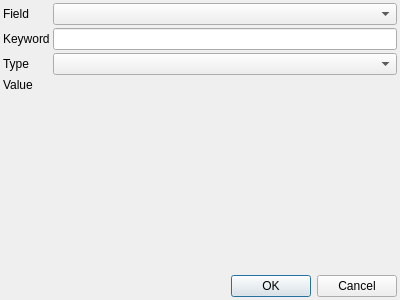
<ui version="4.0" >
 <class>NewKeyword</class>
 <widget class="QDialog" name="NewKeyword" >
  <property name="geometry" >
   <rect>
    <x>0</x>
    <y>0</y>
    <width>400</width>
    <height>300</height>
   </rect>
  </property>
  <property name="windowTitle" >
   <string>New Keyword</string>
  </property>
  <layout class="QGridLayout" >
   <property name="margin" >
    <number>3</number>
   </property>
   <property name="spacing" >
    <number>3</number>
   </property>
   <item row="1" column="0" >
    <widget class="QLabel" name="label" >
     <property name="text" >
      <string>Keyword</string>
     </property>
    </widget>
   </item>
   <item row="1" column="1" >
    <widget class="QLineEdit" name="nameEdit" />
   </item>
   <item row="2" column="0" >
    <widget class="QLabel" name="label_2" >
     <property name="text" >
      <string>Type</string>
     </property>
    </widget>
   </item>
   <item row="2" column="1" >
    <widget class="QComboBox" name="typeChooser" />
   </item>
   <item row="3" column="0" >
    <widget class="QLabel" name="label_3" >
     <property name="text" >
      <string>Value</string>
     </property>
    </widget>
   </item>
   <item row="4" column="0" >
    <spacer>
     <property name="orientation" >
      <enum>Qt::Vertical</enum>
     </property>
     <property name="sizeHint" >
      <size>
       <width>20</width>
       <height>161</height>
      </size>
     </property>
    </spacer>
   </item>
   <item row="5" column="0" colspan="2" >
    <widget class="QDialogButtonBox" name="buttonBox" >
     <property name="orientation" >
      <enum>Qt::Horizontal</enum>
     </property>
     <property name="standardButtons" >
      <set>QDialogButtonBox::Cancel|QDialogButtonBox::NoButton|QDialogButtonBox::Ok</set>
     </property>
    </widget>
   </item>
   <item row="0" column="0" >
    <widget class="QLabel" name="fieldLabel" >
     <property name="text" >
      <string>Field</string>
     </property>
    </widget>
   </item>
   <item row="0" column="1" >
    <widget class="QComboBox" name="fieldChooser" />
   </item>
   <item rowspan="2" row="3" column="1" >
    <widget class="QFrame" name="valueFrame" >
     <property name="frameShape" >
      <enum>QFrame::NoFrame</enum>
     </property>
     <property name="frameShadow" >
      <enum>QFrame::Plain</enum>
     </property>
     <property name="lineWidth" >
      <number>0</number>
     </property>
    </widget>
   </item>
  </layout>
 </widget>
 <resources/>
 <connections>
  <connection>
   <sender>buttonBox</sender>
   <signal>accepted()</signal>
   <receiver>NewKeyword</receiver>
   <slot>accept()</slot>
   <hints>
    <hint type="sourcelabel" >
     <x>248</x>
     <y>254</y>
    </hint>
    <hint type="destinationlabel" >
     <x>157</x>
     <y>274</y>
    </hint>
   </hints>
  </connection>
  <connection>
   <sender>buttonBox</sender>
   <signal>rejected()</signal>
   <receiver>NewKeyword</receiver>
   <slot>reject()</slot>
   <hints>
    <hint type="sourcelabel" >
     <x>316</x>
     <y>260</y>
    </hint>
    <hint type="destinationlabel" >
     <x>286</x>
     <y>274</y>
    </hint>
   </hints>
  </connection>
 </connections>
</ui>
